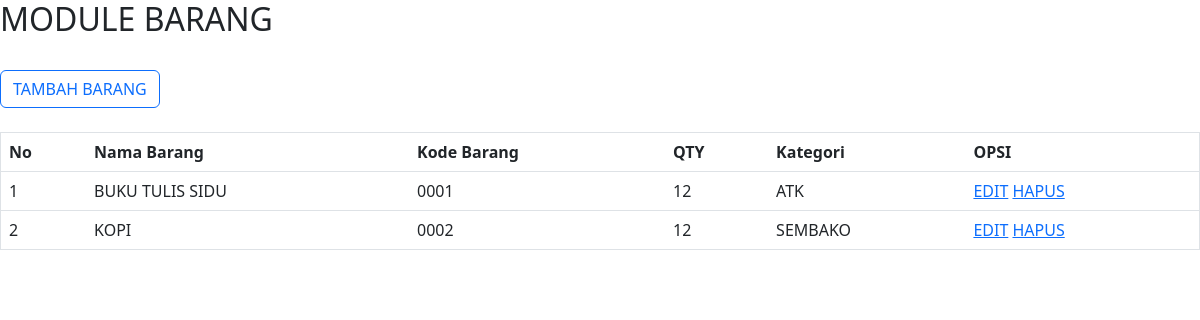
Page /barang.php on the earlier database version.
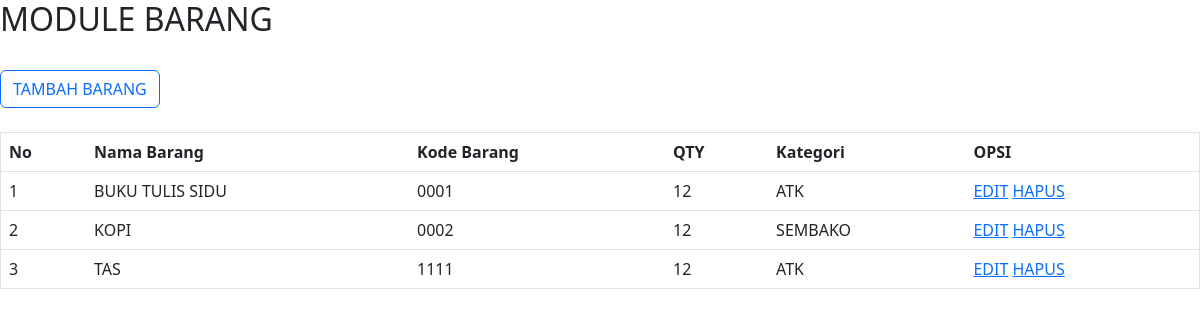
Same page on the later database version.
### tables this page shows
CREATE TABLE `barang` (
  `id_barang` int(11) NOT NULL,
  `nama_barang` varchar(50) NOT NULL,
  `kode_barang` varchar(25) NOT NULL,
  `qty` int(11) NOT NULL,
  `kategori_id` int(11) NOT NULL
);

CREATE TABLE `kategori` (
  `id_kategori` int(11) NOT NULL,
  `nama_kategori` char(50) NOT NULL
);

### barang.php (the view, shortened to what this page needs)
<html>
	<head>
		<link rel="stylesheet" type="text/css" href="bootstrap/css/bootstrap.css">
	</head>
	<body>
		<h2>MODULE BARANG</h2>
		<br/>
		<a href="tambah_barang.php" class="btn btn-outline-primary" tabindex="-1" role="button">TAMBAH BARANG</a>
		<br/>
		<br/>
		<table border="1" class="table">
			<tr>
				<th>No</th>
				<th>Nama Barang</th>
				<th>Kode Barang</th>
				<th>QTY</th>
				<th>Kategori</th>
				<th>OPSI</th>
			</tr>
			<?php
				include 'koneksi.php';
				$no = 1;
				$query = mysqli_query($koneksi," SELECT * FROM barang b LEFT JOIN kategori k on b.kategori_id = k.id_kategori");
				while($data = mysqli_fetch_array($query))
				{
			?>
			<tr>
				<td><?php echo $no++;?></td>
				<td><?php echo $data['nama_barang']; ?></td>
				<td><?php echo $data['kode_barang']; ?></td>
				<td><?php echo $data['qty']; ?></td>
				<td><?php echo $data['nama_kategori']; ?></td>
				<td>
					<a href="edit_user.php?id=<?php echo $data['id']; ?>">EDIT</a>
					<a href="hapus_user.php?id=<?php echo $data['id']; ?>">HAPUS</a>
				</td>
			</tr>
			<?php
				}
			?>
		</table>
	</body>
</html>

Differences in the rows shown:
added barang: nama_barang "TAS", kode_barang "1111", qty "12", kategori.nama_kategori "ATK"
